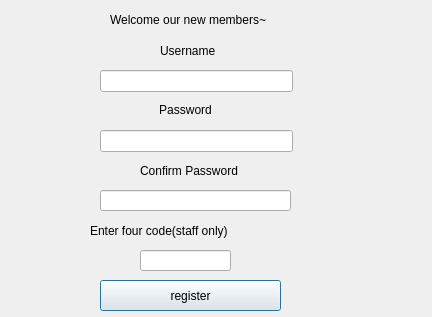
<?xml version="1.0" encoding="UTF-8"?>
<ui version="4.0">
 <class>signup</class>
 <widget class="QDialog" name="signup">
  <property name="geometry">
   <rect>
    <x>0</x>
    <y>0</y>
    <width>432</width>
    <height>317</height>
   </rect>
  </property>
  <property name="windowTitle">
   <string>Dialog</string>
  </property>
  <widget class="QWidget" name="layoutWidget">
   <property name="geometry">
    <rect>
     <x>100</x>
     <y>130</y>
     <width>193</width>
     <height>23</height>
    </rect>
   </property>
   <layout class="QHBoxLayout" name="horizontalLayout_2">
    <item>
     <widget class="QLineEdit" name="signup_password"/>
    </item>
   </layout>
  </widget>
  <widget class="QLabel" name="label_4">
   <property name="geometry">
    <rect>
     <x>110</x>
     <y>10</y>
     <width>181</width>
     <height>20</height>
    </rect>
   </property>
   <property name="text">
    <string>Welcome our new members~</string>
   </property>
  </widget>
  <widget class="QWidget" name="layoutWidget">
   <property name="geometry">
    <rect>
     <x>100</x>
     <y>70</y>
     <width>193</width>
     <height>23</height>
    </rect>
   </property>
   <layout class="QHBoxLayout" name="horizontalLayout">
    <item>
     <widget class="QLineEdit" name="signup_username"/>
    </item>
   </layout>
  </widget>
  <widget class="QPushButton" name="pushButton_register">
   <property name="geometry">
    <rect>
     <x>100</x>
     <y>280</y>
     <width>181</width>
     <height>31</height>
    </rect>
   </property>
   <property name="text">
    <string>register</string>
   </property>
  </widget>
  <widget class="QLineEdit" name="signup_typeagain">
   <property name="geometry">
    <rect>
     <x>100</x>
     <y>190</y>
     <width>191</width>
     <height>21</height>
    </rect>
   </property>
  </widget>
  <widget class="QLabel" name="label_2">
   <property name="geometry">
    <rect>
     <x>80</x>
     <y>100</y>
     <width>211</width>
     <height>21</height>
    </rect>
   </property>
   <property name="text">
    <string>&lt;html&gt;&lt;head/&gt;&lt;body&gt;&lt;p align=&quot;center&quot;&gt;Password&lt;/p&gt;&lt;/body&gt;&lt;/html&gt;</string>
   </property>
  </widget>
  <widget class="QLabel" name="label">
   <property name="geometry">
    <rect>
     <x>160</x>
     <y>40</y>
     <width>64</width>
     <height>21</height>
    </rect>
   </property>
   <property name="text">
    <string>Username</string>
   </property>
  </widget>
  <widget class="QLabel" name="label_3">
   <property name="geometry">
    <rect>
     <x>140</x>
     <y>160</y>
     <width>131</width>
     <height>21</height>
    </rect>
   </property>
   <property name="text">
    <string>Confirm Password</string>
   </property>
  </widget>
  <widget class="QLineEdit" name="signup_typeagain_2">
   <property name="geometry">
    <rect>
     <x>140</x>
     <y>250</y>
     <width>91</width>
     <height>21</height>
    </rect>
   </property>
  </widget>
  <widget class="QLabel" name="label_5">
   <property name="geometry">
    <rect>
     <x>90</x>
     <y>220</y>
     <width>221</width>
     <height>21</height>
    </rect>
   </property>
   <property name="text">
    <string>Enter four code(staff only)</string>
   </property>
  </widget>
 </widget>
 <resources/>
 <connections/>
</ui>
